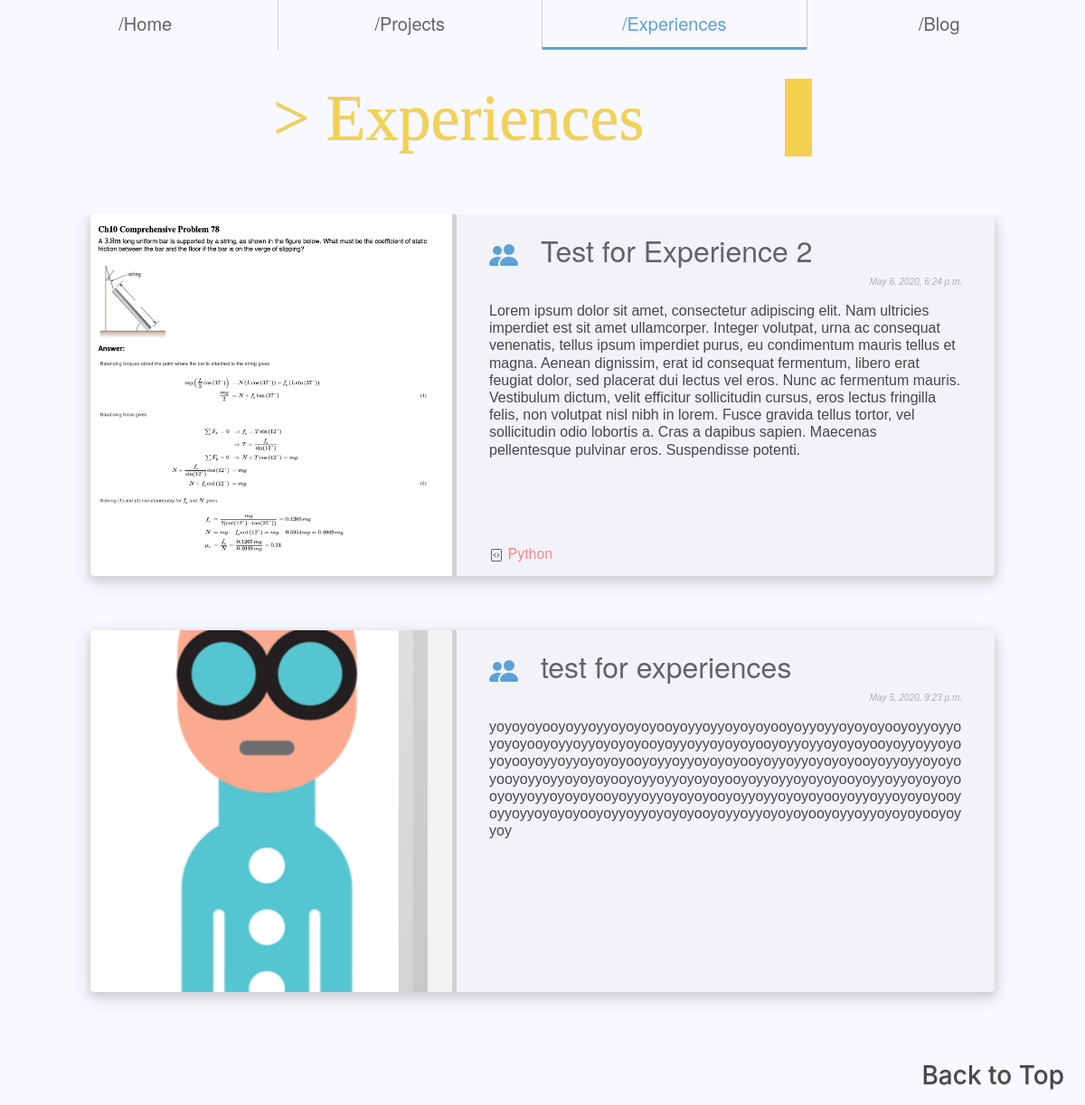
The page /experiences/ on the database its author committed.
### portfolio/models.py (models this page shows, shortened)
class TextBubble(models.Model):
    TAG = (
        ('P', 'Project'),
        ('E', 'Experience'),
        ('I', 'Blog'),
    )
    name = models.CharField(max_length=200)
    tag = models.CharField(max_length=1, choices=TAG)
    pub_date = models.DateTimeField('date_published')
    text = models.TextField()
    picture = models.ImageField(upload_to='images/')
    links = models.URLField(max_length=1000, blank=True)

class Languages(models.Model):
    language_link = models.ForeignKey(TextBubble, on_delete=models.CASCADE, related_name='llink')
    languages = models.CharField(max_length=100, blank=True)

### portfolio/views.py (the view)
# urls.py: path('experiences/', views.ExperView.as_view(), name='exper'),
class ExperView(generic.ListView):
    model = TextBubble
    template_name = 'portfolio/exper.html'
    def get_queryset(self):
        return TextBubble.objects.filter(tag__startswith='E').order_by('-pub_date')

### portfolio/templates/portfolio/exper.html (shortened to what this page needs)
{% load static %}
<link rel="stylesheet" type="text/css" href="{% static 'portfolio/style.css' %}">
<link rel="stylesheet" href="https://stackpath.bootstrapcdn.com/bootstrap/4.4.1/css/bootstrap.min.css">
<!DOCTYPE html>
<html lang="en">
<head>
</head>
<body>
<div class="container-fluid" style="z-index: 0">
    <div class="d-flex flex-column" style="z-index: 1">
        <div class="navbar-container">
                <nav class="navbar">
                    <h5 class="nb">
                        <ul>
                            <li class="n"><a href="{% url 'portfolio:home' %}">/Home</a></li>
                            <li class="n"><a href="{% url 'portfolio:project' %}">/Projects</a></li>
                            <li class="n"><a class="active" href="{% url 'portfolio:exper' %}">/Experiences</a></li>
                            <li class="n"><a href="{% url 'portfolio:blog' %}">/Blog</a></li>
                        </ul>
                    </h5>
                </nav>
            </div>
         <div class="p-2" style="z-index: 3;">
            <h1 class="type3" style="font-size: 72px;">> Experiences</h1>
        </div>
        <div class="p-2" style="z-index: 3; margin-top: 48px;">
            <ul>
                {% for TextBubble in object_list %}
                <div class="bubble"style="width: 100%;
                        max-width: 1000px;
                        height: 400px;
                        border-radius: 5px;
                        box-shadow: 0 4px 8px 0 rgb(209, 209, 214), 0 6px 20px 0 rgb(209, 209, 214) ;
                        background: rgb(242, 242, 247)">
                    <div class="pix"
                         style="width: 40%;
                                max-width: 800px;
                                height: 400px;
                                float: left;
                                border-radius: 5px;
                                box-shadow: 0 4px 8px 0 rgb(209, 209, 214), 0 6px 20px 0 rgb(209, 209, 214)
                                background: rgb(242, 242, 247)">
                    <img class="pics"src="{{ TextBubble.picture.url }}" alt="{{TextBubble.name}}">
                    </div>
                    <div class="words"
                         style="width: 60%;
                                max-width: 800px;
                                height: 400px;
                                float: right;
                                border-radius: 0px 5px 5px 0px;
                                border-left:5px solid rgb(209,209,214);
                                background: rgb(242, 242, 247)">
                        <h2 class="bTitle">
                            {{TextBubble.name}}
                        </h2>
                        <h6 class="bDate">{{TextBubble.pub_date}}</h6>
                        <h6 class="bText" style="color: rgb(72,72,74);">{{TextBubble.text}}</h6>
                        <ul class="lan" style="height: 10%; margin: 0 auto; float: bottom">
                            {% for Languages in TextBubble.llink.all %}
                            <li class="l">
                                <h6 class="lang" style="color: #f68887;">
                                    {{Languages.languages}}</h6>
                            </li>
                            {% endfor %}
                        </ul>
                       </div>
                </div>
                <div class="space" style="height: 60px">
                </div>
                {% endfor %}
            </ul>
            <h3><a href="#top" class="top">Back to Top</a></h3>
        </div>
    </div>
</div>
</body>
</html>

### portfolio/static/portfolio/style.css (style rules this page uses)
body { padding: 0; margin: 0; display: flex; height: 100%; justify-content: space-between; }
body, html { height: 100%; padding: 0; margin: 0; scroll-behavior: smooth; }
div { width: 100%; height: 100%; margin: auto; }
.navbar-container { height: 25%; }
nav.navbar { margin: 0 auto; padding: 0; overflow: hidden; width:100%; }
.nb { width: 100%; font-family: "Helvetica Neue"; display:flex; }
ul { list-style-type: none; margin: 0 auto; padding: 0; width: 100%; overflow: hidden; }
li.n { float: left; width: 25%; border-right: 1px solid #ccc; }
li a { display: block; color: rgb(99, 99, 102); border-bottom: 3px solid transparent; text-align: center; padding: 14px 16px; text-decoration: none; }
li.n:last-child { border-right: none; }
a.active { color:#5ca2d5; border-bottom: 3px solid #5ca2d5; }
img.pics { width: 100%; max-width: inherit; height: inherit; object-fit: cover; border-radius: 5px 0px 0px 5px; }
h2.bTitle { margin-left: 20px; margin-top: 20px; margin-right: 5px; padding: auto; width: 100%; color: rgb(99, 99, 102); font-family: "Helvetica Neue"; }
h6.bDate { font-size: 10px; float: right; margin-right: 36px; font-family: "Helvetica"; font-style: italic; color: rgb(174, 174, 178); }
h6.bText { margin: 36px 36px 20px; word-wrap: break-word; word-break: break-word; font-family: "Helvetica"; height: 60%; }
h6.lang { font-family: "Helvetica Neue"; float: bottom; }
li.l { float: bottom; display: inline-flex; margin: 8px; }
li.l:first-child { margin-left: 36px; }
ul.lan { margin: 0 auto; float: bottom; }
.container-fluid { display:flex; justify-content: flex-start; margin: 0 auto; width: 100%; height: 100%; overflow: auto; padding: 0 0 50px; background-color: ghostwhite; }
.flex-column { display: flex; font-size: 0px; background-color: ghostwhite; }
.d-flex { display: flex; font-size: 0px; background-color: ghostwhite; }
a.top { color: rgb(72, 72, 74); float: right; text-decoration: none; padding-bottom: 15px; text-shadow: 0px 1px 1px #ccc; }
h1.type2, h1.type3, h1.type4 { margin: 0 auto; width:100%; border-right: solid 30px #f3d24f; white-space: nowrap; overflow: hidden; font-family: Monaco; color: #f3d24f; text-shadow: 0px 1px 1px #ccc; }
h1.type3 { animation: animated-text4 4s steps(28,end) 1s 1 normal both, animated-cursor4 500ms steps(28,end) infinite; }

### rows shown on the page
TextBubble: picture (picture), name "Test for Experience 2", pub_date "May 6, 2020, 6:24 p.m.", text "Lorem ipsum dolor sit amet, consectetur adipiscing elit. Nam ultricies imperdiet est sit amet ullamcorper. Integer volutpat, urna ac consequat venenatis, tellus ipsum imperdiet purus, eu condimentum mauris tellus et magna. Aenean dignissim, erat id consequat fermentum, libero erat feugiat dolor, sed placerat dui lectus vel eros. Nunc ac fermentum mauris. Vestibulum dictum, velit efficitur sollicitudin cursus, eros lectus fringilla felis, non volutpat nisl nibh in lorem. Fusce gravida tellus tortor, vel sollicitudin odio lobortis a. Cras a dapibus sapien. Maecenas pellentesque pulvinar eros. Suspendisse potenti."
Languages: languages "Python"
TextBubble: picture (picture), name "test for experiences", pub_date "May 5, 2020, 9:23 p.m.", text "yoyoyoyooyoyyoyyoyoyoyooyoyyoyyoyoyoyooyoyyoyyoyoyoyooyoyyoyyoyoyoyooyoyyoyyoyoyoyooyoyyoyyoyoyoyooyoyyoyyoyoyoyooyoyyoyyoyoyoyooyoyyoyyoyoyoyooyoyyoyyoyoyoyooyoyyoyyoyoyoyooyoyyoyyoyoyoyooyoyyoyyoyoyoyooyoyyoyyoyoyoyooyoyyoyyoyoyoyooyoyyoyyoyoyoyooyoyyoyyoyoyoyooyoyyoyyoyoyoyooyoyyoyyoyoyoyooyoyyoyyoyoyoyooyoyyoyyoyoyoyooyoyyoyyoyoyoyooyoyyoyyoyoyoyooyoyyoyyoyoyoyooyoyyoy"
